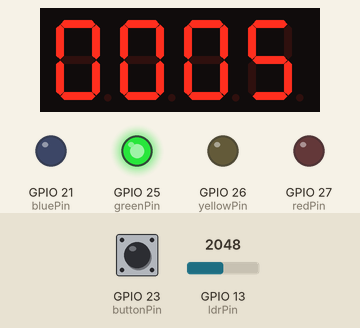
A program run on a simulated ESP32. On the bench: 4-digit seven-segment display, output pins drawn as LEDs (lit = HIGH). Dashed ring = blinking. The test bench sets the inputs (shaded band); at power-on: GPIO 23 (buttonPin) HIGH, GPIO 13 (ldrPin) = 2048. What the program prints to the serial monitor is not drawn.

Above: at 1.6 s.
1.7 s: GPIO 23 (buttonPin) pulled LOW for 0.15 s
At 3.0 s:
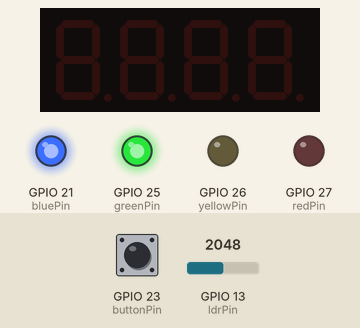
4.8 s: GPIO 23 (buttonPin) pulled LOW for 3.2 s
At 6.19 s:
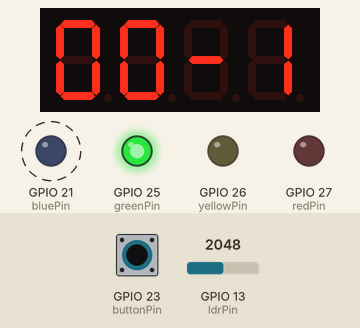
9.5 s: GPIO 23 (buttonPin) pulled LOW for 1 s
At 11.1 s:
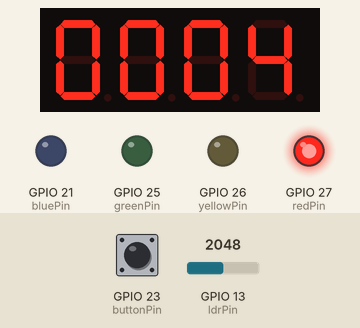
15.0 s: GPIO 13 (ldrPin) set to 0
At 15.4 s:
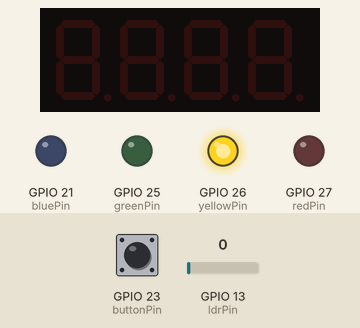
16.5 s: GPIO 13 (ldrPin) set to 90
At 18.0 s:
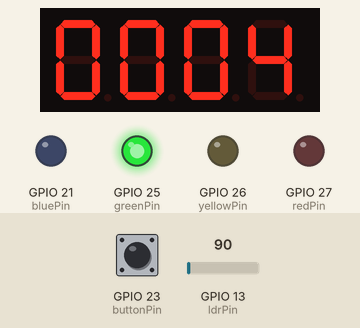
Timing chart, 0 to 19.0 s (numbered marks = the images above; inputs shaded):
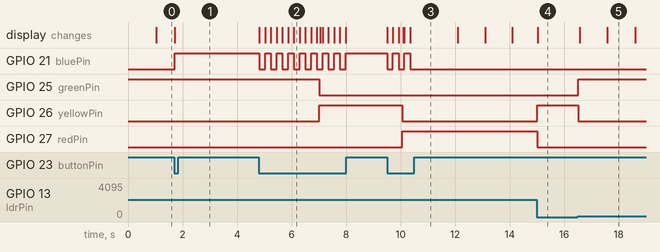

The program:

main.cpp
```cpp
#include <Arduino.h>
#include <TM1637Display.h>

// Khai báo chân đèn giao thông
int redPin = 27;
int yellowPin = 26;
int greenPin = 25;
int bluePin = 21; // Đèn xanh dương

const int buttonPin = 23; // Nút nhấn
bool isPaused = false;    // Biến kiểm soát dừng hiển thị
unsigned long lastButtonPress = 0;
const float GAMMA = 0.7;
const float RL10 = 50;

const int CLK = 18;
const int DIO = 19;
const int ldrPin = 13; // Cảm biến ánh sáng
TM1637Display display(CLK, DIO);

unsigned long previousMillis = 0;
long interval = 1000;
int countdown = 0;
int state = 0;
bool nightMode = false; // Chế độ ban đêm

void setup() {
    pinMode(redPin, OUTPUT);
    pinMode(yellowPin, OUTPUT);
    pinMode(greenPin, OUTPUT);
    pinMode(bluePin, OUTPUT); // Đèn xanh dương

    pinMode(buttonPin, INPUT_PULLUP);
    pinMode(ldrPin, INPUT);

    Serial.begin(9600);
    display.setBrightness(7);

    digitalWrite(greenPin, HIGH);
    Serial.println("Đèn xanh (5 giây)");
    countdown = 5;
    state = 0;
}

void changeLight() {
    if (nightMode) return; // Nếu trời tối thì không đổi đèn

    digitalWrite(redPin, LOW);
    digitalWrite(yellowPin, LOW);
    digitalWrite(greenPin, LOW);

    if (state == 0) { // Đèn vàng
        digitalWrite(yellowPin, HIGH);
        Serial.println("Đèn vàng (2 giây)");
        countdown = 2;
        state = 1;
    } else if (state == 1) { // Đèn đỏ
        digitalWrite(redPin, HIGH);
        Serial.println("Đèn đỏ (5 giây)");
        countdown = 5;
        state = 2;
    } else { // Đèn xanh
        digitalWrite(greenPin, HIGH);
        Serial.println("Đèn xanh (5 giây)");
        countdown = 5;
        state = 0;
    }
}

// Kiểm tra nút nhấn với debounce bằng millis()
void checkButtonPress() {
    if (digitalRead(buttonPin) == LOW) { // Khi nút được nhấn
        unsigned long currentMillis = millis();
        if (currentMillis - lastButtonPress > 200) { // Chống dội phím
            isPaused = !isPaused; // Đảo trạng thái
            lastButtonPress = currentMillis;

            if (isPaused) {
                digitalWrite(bluePin, HIGH);
                display.clear(); // Tắt màn hình số
            } else {
                digitalWrite(bluePin, LOW);
                display.showNumberDec(countdown, true); // Hiển thị lại số
            }

            Serial.print("Trạng thái hiển thị: ");
            Serial.println(isPaused ? "TẮT MÀN HÌNH" : "BẬT MÀN HÌNH");
        }
    }
}

// Hàm tính Lux từ cảm biến LDR
float calculateLux(int adcValue) {
    if (adcValue == 0) return 0; // Tránh lỗi chia cho 0

    // Chuyển đổi giá trị ADC thành điện áp (ESP32 có ADC 12-bit: 0 - 4095)
    float voltage = adcValue / 4095.0 * 5.0;

    // Tính toán giá trị điện trở của LDR
    float resistance = 2000 * voltage / (1 - voltage / 5);

    // Tính toán lux dựa trên công thức tham khảo
    float lux = pow(RL10 * 1e3 * pow(10, GAMMA) / resistance, (1 / GAMMA));

    return lux;
}

void loop() {
    checkButtonPress(); // Kiểm tra nút nhấn non-blocking

    int ldrValue = analogRead(ldrPin); // Đọc giá trị từ LDR
    float lux = calculateLux(ldrValue); // Chuyển đổi sang lux

    // 🟡 In giá trị LDR & Lux ra Serial để kiểm tra
    // Serial.print("LDR ADC: "); Serial.print(ldrValue);
    Serial.print("Lux: "); Serial.println(lux);

    if (lux < 50) { // Trời tối → Chỉ đèn vàng sáng, tắt màn hình
        digitalWrite(redPin, LOW);
        digitalWrite(greenPin, LOW);
        digitalWrite(yellowPin, HIGH);
        display.clear(); // Tắt màn hình số
        nightMode = true; // Bật chế độ ban đêm
        return;
    } else {
        if (nightMode) { // Nếu chuyển từ chế độ tối sang sáng, reset lại đèn xanh
            digitalWrite(yellowPin, LOW);
            digitalWrite(greenPin, HIGH);
            Serial.println("Chuyển sang chế độ ban ngày - Đèn xanh sáng (5 giây)");
            countdown = 5;
            state = 0;
        }
        nightMode = false; // Tắt chế độ ban đêm
    }

    // Nếu trời sáng → Chạy bình thường
    unsigned long currentMillis = millis();
    if (currentMillis - previousMillis >= interval) {
        previousMillis = currentMillis;

        if (!nightMode && countdown < 0) {
            changeLight();
        }

        Serial.print("Còn ");
        Serial.print(countdown);
        Serial.println(" giây");

        if (!isPaused && !nightMode) {
            display.showNumberDec(countdown, true);
        }

        countdown--;
    }
}
```

Measured:
- after the input at 1.7 s, GPIO 21 (bluePin): LOW → HIGH at once
- after the input at 4.8 s, GPIO 21 (bluePin): alternates HIGH for 0.21 s and LOW for 0.21 s, 16 changes in all, then stays HIGH, starting at once; the display: first changes at once (image 2 shows a later state)
- after the input at 9.5 s, GPIO 21 (bluePin): alternates HIGH for 0.21 s and LOW for 0.21 s, 5 changes in all, then stays LOW, starting at once; the display: first changes at once (image 3 shows a later state)
- after the input at 15.0 s, GPIO 25 (greenPin): stays LOW (without the input it goes to HIGH after 1.1 s); GPIO 26 (yellowPin): LOW → HIGH at once; GPIO 27 (redPin): HIGH → LOW after 0.01 s instead of 1.1 s
- after the input at 16.5 s, GPIO 25 (greenPin): LOW → HIGH at once; GPIO 26 (yellowPin): HIGH → LOW at once; the display: first changes after 0.07 s (image 5 shows a later state)
- what the display in image 5 shows lasts 1.0 s, from 17.6 s to 18.6 s
